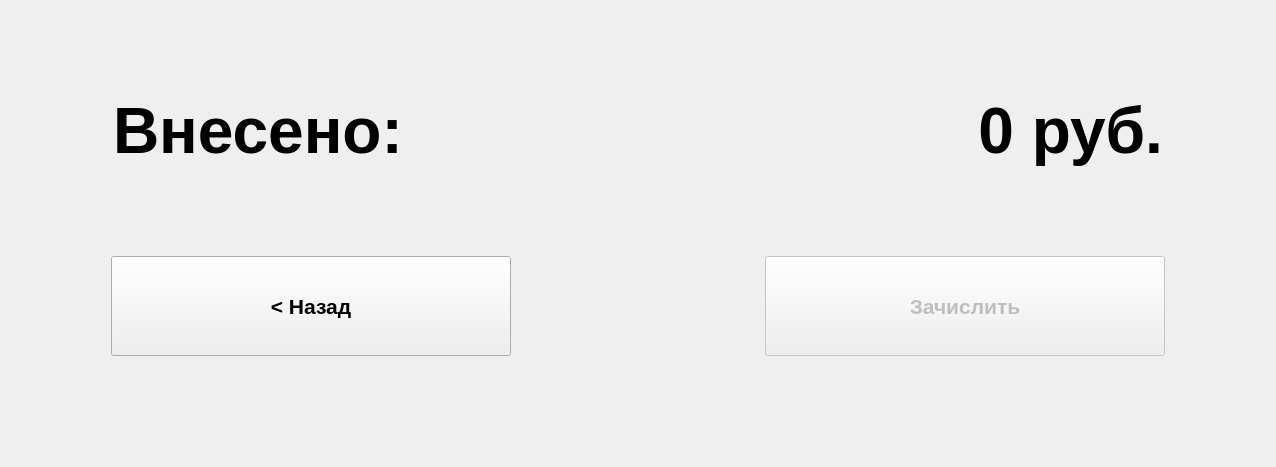
<?xml version="1.0" encoding="UTF-8"?>
<ui version="4.0">
 <class>PaymentDialog</class>
 <widget class="QDialog" name="PaymentDialog">
  <property name="geometry">
   <rect>
    <x>0</x>
    <y>0</y>
    <width>1276</width>
    <height>467</height>
   </rect>
  </property>
  <property name="modal">
   <bool>true</bool>
  </property>
  <layout class="QVBoxLayout" name="verticalLayout">
   <item>
    <spacer name="verticalSpacer">
     <property name="orientation">
      <enum>Qt::Vertical</enum>
     </property>
     <property name="sizeHint" stdset="0">
      <size>
       <width>20</width>
       <height>69</height>
      </size>
     </property>
    </spacer>
   </item>
   <item>
    <layout class="QHBoxLayout" name="horizontalLayout">
     <property name="spacing">
      <number>50</number>
     </property>
     <item>
      <spacer name="horizontalSpacer">
       <property name="orientation">
        <enum>Qt::Horizontal</enum>
       </property>
       <property name="sizeHint" stdset="0">
        <size>
         <width>40</width>
         <height>20</height>
        </size>
       </property>
      </spacer>
     </item>
     <item>
      <widget class="QLabel" name="label">
       <property name="minimumSize">
        <size>
         <width>500</width>
         <height>100</height>
        </size>
       </property>
       <property name="font">
        <font>
         <pointsize>48</pointsize>
         <weight>75</weight>
         <bold>true</bold>
        </font>
       </property>
       <property name="text">
        <string>Внесено:</string>
       </property>
      </widget>
     </item>
     <item>
      <widget class="QLabel" name="paidLb">
       <property name="minimumSize">
        <size>
         <width>500</width>
         <height>100</height>
        </size>
       </property>
       <property name="font">
        <font>
         <pointsize>48</pointsize>
         <weight>75</weight>
         <bold>true</bold>
        </font>
       </property>
       <property name="text">
        <string>0 руб.</string>
       </property>
       <property name="alignment">
        <set>Qt::AlignRight|Qt::AlignTrailing|Qt::AlignVCenter</set>
       </property>
      </widget>
     </item>
     <item>
      <spacer name="horizontalSpacer_2">
       <property name="orientation">
        <enum>Qt::Horizontal</enum>
       </property>
       <property name="sizeHint" stdset="0">
        <size>
         <width>40</width>
         <height>20</height>
        </size>
       </property>
      </spacer>
     </item>
    </layout>
   </item>
   <item>
    <spacer name="verticalSpacer_2">
     <property name="orientation">
      <enum>Qt::Vertical</enum>
     </property>
     <property name="sizeHint" stdset="0">
      <size>
       <width>20</width>
       <height>69</height>
      </size>
     </property>
    </spacer>
   </item>
   <item>
    <layout class="QHBoxLayout" name="horizontalLayout_2">
     <property name="leftMargin">
      <number>100</number>
     </property>
     <property name="rightMargin">
      <number>100</number>
     </property>
     <property name="bottomMargin">
      <number>100</number>
     </property>
     <item>
      <widget class="QPushButton" name="closePb">
       <property name="minimumSize">
        <size>
         <width>400</width>
         <height>100</height>
        </size>
       </property>
       <property name="font">
        <font>
         <pointsize>16</pointsize>
         <weight>75</weight>
         <bold>true</bold>
        </font>
       </property>
       <property name="focusPolicy">
        <enum>Qt::NoFocus</enum>
       </property>
       <property name="text">
        <string>&lt; Назад</string>
       </property>
      </widget>
     </item>
     <item>
      <spacer name="horizontalSpacer_3">
       <property name="orientation">
        <enum>Qt::Horizontal</enum>
       </property>
       <property name="sizeHint" stdset="0">
        <size>
         <width>40</width>
         <height>20</height>
        </size>
       </property>
      </spacer>
     </item>
     <item>
      <widget class="QPushButton" name="payPb">
       <property name="enabled">
        <bool>false</bool>
       </property>
       <property name="minimumSize">
        <size>
         <width>400</width>
         <height>100</height>
        </size>
       </property>
       <property name="font">
        <font>
         <pointsize>16</pointsize>
         <weight>75</weight>
         <bold>true</bold>
        </font>
       </property>
       <property name="focusPolicy">
        <enum>Qt::NoFocus</enum>
       </property>
       <property name="text">
        <string>Зачислить</string>
       </property>
      </widget>
     </item>
    </layout>
   </item>
  </layout>
  <zorder>label</zorder>
  <zorder>paidLb</zorder>
  <zorder>payPb</zorder>
  <zorder>closePb</zorder>
  <zorder>closePb</zorder>
  <zorder>payPb</zorder>
 </widget>
 <resources/>
 <connections>
  <connection>
   <sender>closePb</sender>
   <signal>clicked()</signal>
   <receiver>PaymentDialog</receiver>
   <slot>close()</slot>
   <hints>
    <hint type="sourcelabel">
     <x>303</x>
     <y>312</y>
    </hint>
    <hint type="destinationlabel">
     <x>637</x>
     <y>233</y>
    </hint>
   </hints>
  </connection>
  <connection>
   <sender>payPb</sender>
   <signal>clicked()</signal>
   <receiver>PaymentDialog</receiver>
   <slot>close()</slot>
   <hints>
    <hint type="sourcelabel">
     <x>971</x>
     <y>312</y>
    </hint>
    <hint type="destinationlabel">
     <x>637</x>
     <y>233</y>
    </hint>
   </hints>
  </connection>
 </connections>
</ui>
